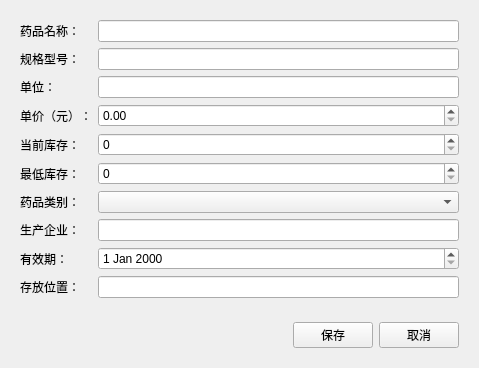
<?xml version="1.0" encoding="UTF-8"?>
<ui version="4.0">
 <class>MedicineEditView</class>
 <widget class="QWidget" name="MedicineEditView">
  <property name="geometry">
   <rect>
    <x>0</x>
    <y>0</y>
    <width>479</width>
    <height>347</height>
   </rect>
  </property>
  <property name="windowTitle">
   <string>Form</string>
  </property>
  <layout class="QVBoxLayout" name="verticalLayout">
   <item>
    <widget class="QWidget" name="widget" native="true">
     <layout class="QFormLayout" name="formLayout">
      <item row="0" column="0">
       <widget class="QLabel" name="label">
        <property name="text">
         <string>药品名称：</string>
        </property>
       </widget>
      </item>
      <item row="0" column="1">
       <widget class="QLineEdit" name="txtName"/>
      </item>
      <item row="1" column="0">
       <widget class="QLabel" name="label_2">
        <property name="text">
         <string>规格型号：</string>
        </property>
       </widget>
      </item>
      <item row="1" column="1">
       <widget class="QLineEdit" name="txtSpecification"/>
      </item>
      <item row="2" column="0">
       <widget class="QLabel" name="label_3">
        <property name="text">
         <string>单位：</string>
        </property>
       </widget>
      </item>
      <item row="2" column="1">
       <widget class="QLineEdit" name="txtUnit"/>
      </item>
      <item row="3" column="0">
       <widget class="QLabel" name="label_4">
        <property name="text">
         <string>单价（元）：</string>
        </property>
       </widget>
      </item>
      <item row="3" column="1">
       <widget class="QDoubleSpinBox" name="spnPrice">
        <property name="decimals">
         <number>2</number>
        </property>
        <property name="maximum">
         <double>999999.989999999990687</double>
        </property>
       </widget>
      </item>
      <item row="4" column="0">
       <widget class="QLabel" name="label_5">
        <property name="text">
         <string>当前库存：</string>
        </property>
       </widget>
      </item>
      <item row="4" column="1">
       <widget class="QSpinBox" name="spnStock">
        <property name="maximum">
         <number>999999</number>
        </property>
       </widget>
      </item>
      <item row="5" column="0">
       <widget class="QLabel" name="label_6">
        <property name="text">
         <string>最低库存：</string>
        </property>
       </widget>
      </item>
      <item row="5" column="1">
       <widget class="QSpinBox" name="spnMinStock">
        <property name="maximum">
         <number>99999</number>
        </property>
       </widget>
      </item>
      <item row="6" column="0">
       <widget class="QLabel" name="label_7">
        <property name="text">
         <string>药品类别：</string>
        </property>
       </widget>
      </item>
      <item row="6" column="1">
       <widget class="QComboBox" name="cmbCategory"/>
      </item>
      <item row="7" column="0">
       <widget class="QLabel" name="label_8">
        <property name="text">
         <string>生产企业：</string>
        </property>
       </widget>
      </item>
      <item row="7" column="1">
       <widget class="QLineEdit" name="txtManufacturer"/>
      </item>
      <item row="8" column="0">
       <widget class="QLabel" name="label_9">
        <property name="text">
         <string>有效期：</string>
        </property>
       </widget>
      </item>
      <item row="8" column="1">
       <widget class="QDateEdit" name="dateExpiry"/>
      </item>
      <item row="9" column="0">
       <widget class="QLabel" name="label_10">
        <property name="text">
         <string>存放位置：</string>
        </property>
       </widget>
      </item>
      <item row="9" column="1">
       <widget class="QLineEdit" name="txtStorage"/>
      </item>
     </layout>
    </widget>
   </item>
   <item>
    <widget class="QWidget" name="widget_2" native="true">
     <layout class="QHBoxLayout" name="horizontalLayout">
      <item>
       <spacer name="horizontalSpacer">
        <property name="orientation">
         <enum>Qt::Orientation::Horizontal</enum>
        </property>
        <property name="sizeHint" stdset="0">
         <size>
          <width>40</width>
          <height>20</height>
         </size>
        </property>
       </spacer>
      </item>
      <item>
       <widget class="QPushButton" name="btSave">
        <property name="text">
         <string>保存</string>
        </property>
       </widget>
      </item>
      <item>
       <widget class="QPushButton" name="btCancel">
        <property name="text">
         <string>取消</string>
        </property>
       </widget>
      </item>
     </layout>
    </widget>
   </item>
  </layout>
 </widget>
 <resources/>
 <connections/>
</ui>
